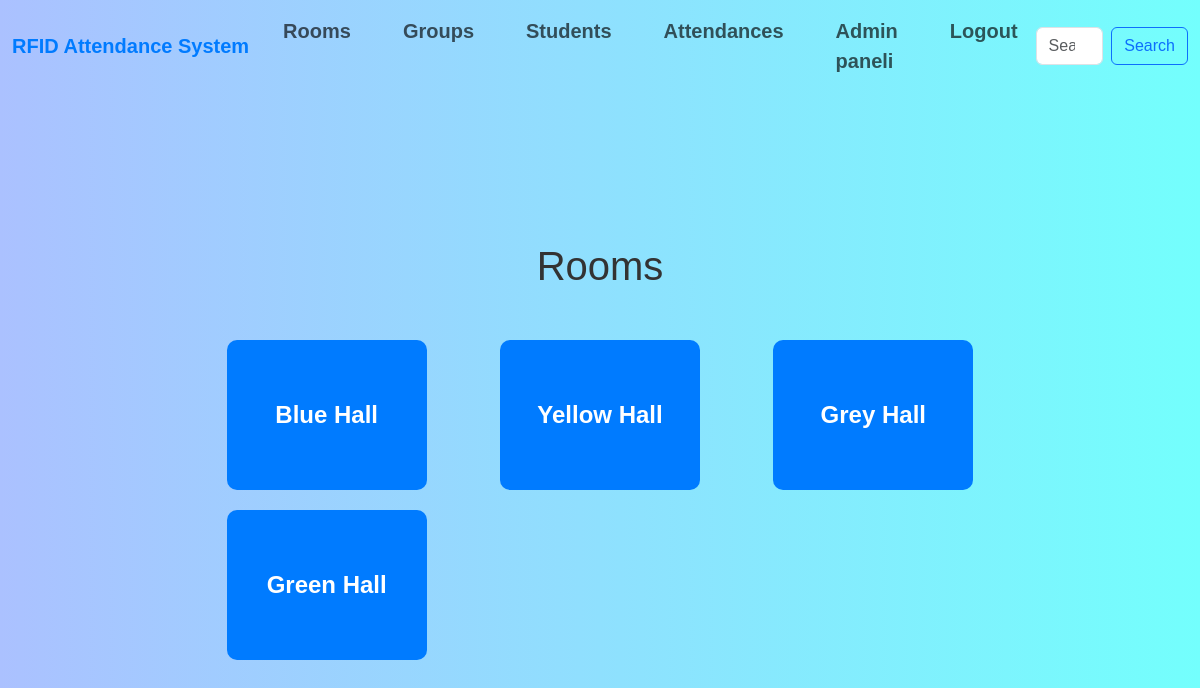
/rooms (signed in), run on the app's committed database.
### rfid_app/models.py (models this page shows, shortened)
class Room(models.Model):
    room_name = models.CharField(max_length=20)
    room_id = models.CharField(max_length=10, primary_key=True)

### rfid_app/views.py (the view)
# urls.py: path("rooms", RoomView, name="room"),
@login_required(login_url='login')
def RoomView(request):
    mydata = Room.objects.all()
    template = loader.get_template('rooms.html')
    context = {
        'mydata': mydata,
    }
    return HttpResponse(template.render(context, request))

### templates/rooms.html (shortened to what this page needs)
{% load static %}
<!DOCTYPE html>
<html lang="en">
<head>
    <link rel="stylesheet" href="{% static 'logstyle.css' %}">
    <link rel="stylesheet" href="{% static 'style.css' %}">
    <link href="https://cdn.jsdelivr.net/npm/bootstrap@5.3.0-alpha3/dist/css/bootstrap.min.css"
    rel="stylesheet"
>
</head>
<body>
    {% include 'navbar.html' %}
    <h1>Rooms</h1>
    <div class="grid-container">
        {% for i in mydata %}
        <a href="{% url 'rooms_att' rn=i.room_id %}" class="group">{{i.room_name}}</a>
        {% endfor %}
    </div>
</body>
</html>

### static/logstyle.css (style rules this page uses)
body { font-family: Arial, sans-serif; margin: 0; padding: 0; background: linear-gradient(to right, #abc1ff, #73fffd); }
h1, h2 { margin-top: 0; color: #333; }

### static/style.css (style rules this page uses)
body, h1, h2, h3, p, ul, li { margin: 0; padding: 0; }
body { font-family: Arial, sans-serif; line-height: 1.5; background: linear-gradient(to right, #abc1ff, #73fffd); }

### templates/rooms.html (style rules this page uses)
body { font-family: Arial, sans-serif; }
h1 { color: #333; text-align: center; margin-top: 150px; margin-bottom: 50px; }
.grid-container { display: grid; grid-template-columns: repeat(3, 1fr); grid-template-rows: repeat(3, 1fr); gap: 20px; max-width: 800px; margin: 20px auto; justify-items: center; align-items: center; }
.group { width: 200px; height: 150px; background-color: #007bff; border-radius: 10px; display: flex; align-items: center; justify-content: center; color: #fff; font-size: 24px; font-weight: bold; text-decoration: none; }

### data on the page
Room: room_name "Blue Hall"
Room: room_name "Yellow Hall"
Room: room_name "Grey Hall"
Room: room_name "Green Hall"
